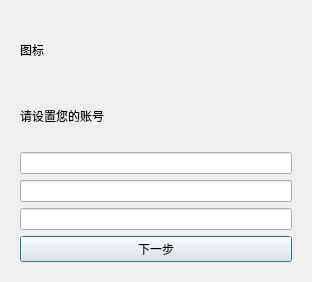
<?xml version="1.0" encoding="UTF-8"?>
<ui version="4.0">
 <class>LoginDialog</class>
 <widget class="QDialog" name="LoginDialog">
  <property name="geometry">
   <rect>
    <x>0</x>
    <y>0</y>
    <width>312</width>
    <height>282</height>
   </rect>
  </property>
  <property name="windowTitle">
   <string>Dialog</string>
  </property>
  <layout class="QVBoxLayout" name="verticalLayout">
   <item>
    <widget class="QStackedWidget" name="stackedWidget">
     <property name="currentIndex">
      <number>0</number>
     </property>
     <widget class="QWidget" name="pgUserInfo">
      <layout class="QVBoxLayout" name="verticalLayout_7">
       <item>
        <widget class="QLabel" name="labIcon">
         <property name="text">
          <string>图标</string>
         </property>
        </widget>
       </item>
       <item>
        <widget class="QLabel" name="label">
         <property name="text">
          <string>请设置您的账号</string>
         </property>
         <property name="wordWrap">
          <bool>false</bool>
         </property>
        </widget>
       </item>
       <item>
        <widget class="QLineEdit" name="editUserName">
         <property name="text">
          <string/>
         </property>
        </widget>
       </item>
       <item>
        <widget class="QLineEdit" name="editMailAddr">
         <property name="text">
          <string/>
         </property>
        </widget>
       </item>
       <item>
        <widget class="QLineEdit" name="editMailPasswd">
         <property name="text">
          <string/>
         </property>
        </widget>
       </item>
       <item>
        <widget class="QPushButton" name="btToMailSetting">
         <property name="text">
          <string>下一步</string>
         </property>
        </widget>
       </item>
      </layout>
     </widget>
     <widget class="QWidget" name="pgMailSetting">
      <layout class="QVBoxLayout" name="verticalLayout_6">
       <item>
        <layout class="QHBoxLayout" name="horizontalLayout_5">
         <item>
          <spacer name="horizontalSpacer">
           <property name="orientation">
            <enum>Qt::Horizontal</enum>
           </property>
           <property name="sizeHint" stdset="0">
            <size>
             <width>40</width>
             <height>20</height>
            </size>
           </property>
          </spacer>
         </item>
         <item>
          <widget class="QLabel" name="label_2">
           <property name="text">
            <string>请配置您的邮箱</string>
           </property>
          </widget>
         </item>
         <item>
          <spacer name="horizontalSpacer_2">
           <property name="orientation">
            <enum>Qt::Horizontal</enum>
           </property>
           <property name="sizeHint" stdset="0">
            <size>
             <width>40</width>
             <height>20</height>
            </size>
           </property>
          </spacer>
         </item>
        </layout>
       </item>
       <item>
        <layout class="QHBoxLayout" name="horizontalLayout_4">
         <item>
          <widget class="QGroupBox" name="groupPOP">
           <property name="title">
            <string>收件配置（POP）</string>
           </property>
           <layout class="QVBoxLayout" name="verticalLayout_3">
            <item>
             <layout class="QVBoxLayout" name="verticalLayout_2">
              <item>
               <widget class="QLineEdit" name="editPOPServerAddr">
                <property name="text">
                 <string>服务器地址</string>
                </property>
               </widget>
              </item>
              <item>
               <layout class="QHBoxLayout" name="horizontalLayout">
                <item>
                 <widget class="QLineEdit" name="editPOPPort">
                  <property name="text">
                   <string>端口</string>
                  </property>
                 </widget>
                </item>
                <item>
                 <widget class="QCheckBox" name="checkPOPSSL">
                  <property name="text">
                   <string>SSL</string>
                  </property>
                 </widget>
                </item>
               </layout>
              </item>
              <item>
               <widget class="QLineEdit" name="editPOPAccount">
                <property name="text">
                 <string>邮箱账号</string>
                </property>
               </widget>
              </item>
              <item>
               <widget class="QLineEdit" name="editPOPPasswd">
                <property name="text">
                 <string>邮箱密码</string>
                </property>
               </widget>
              </item>
             </layout>
            </item>
           </layout>
          </widget>
         </item>
         <item>
          <widget class="QGroupBox" name="groupSMTP">
           <property name="title">
            <string>发件配置（SMTP）</string>
           </property>
           <layout class="QVBoxLayout" name="verticalLayout_5">
            <item>
             <layout class="QVBoxLayout" name="verticalLayout_4">
              <item>
               <widget class="QLineEdit" name="editSMTPServerAddr">
                <property name="text">
                 <string>服务器地址</string>
                </property>
               </widget>
              </item>
              <item>
               <layout class="QHBoxLayout" name="horizontalLayout_2">
                <item>
                 <widget class="QLineEdit" name="editSMTPPort">
                  <property name="text">
                   <string>端口</string>
                  </property>
                 </widget>
                </item>
                <item>
                 <widget class="QCheckBox" name="checkSMTPSSL">
                  <property name="text">
                   <string>SSL</string>
                  </property>
                 </widget>
                </item>
               </layout>
              </item>
              <item>
               <widget class="QLineEdit" name="editSMTPAccount">
                <property name="text">
                 <string>邮箱账号</string>
                </property>
               </widget>
              </item>
              <item>
               <widget class="QLineEdit" name="editSMTPPasswd">
                <property name="text">
                 <string>邮箱密码</string>
                </property>
               </widget>
              </item>
             </layout>
            </item>
           </layout>
          </widget>
         </item>
        </layout>
       </item>
       <item>
        <layout class="QHBoxLayout" name="horizontalLayout_3">
         <item>
          <widget class="QPushButton" name="btToUserInfo">
           <property name="text">
            <string>上一步</string>
           </property>
          </widget>
         </item>
         <item>
          <widget class="QPushButton" name="btCreateAccount">
           <property name="text">
            <string>创建账户</string>
           </property>
          </widget>
         </item>
        </layout>
       </item>
      </layout>
     </widget>
    </widget>
   </item>
  </layout>
 </widget>
 <resources/>
 <connections/>
</ui>
